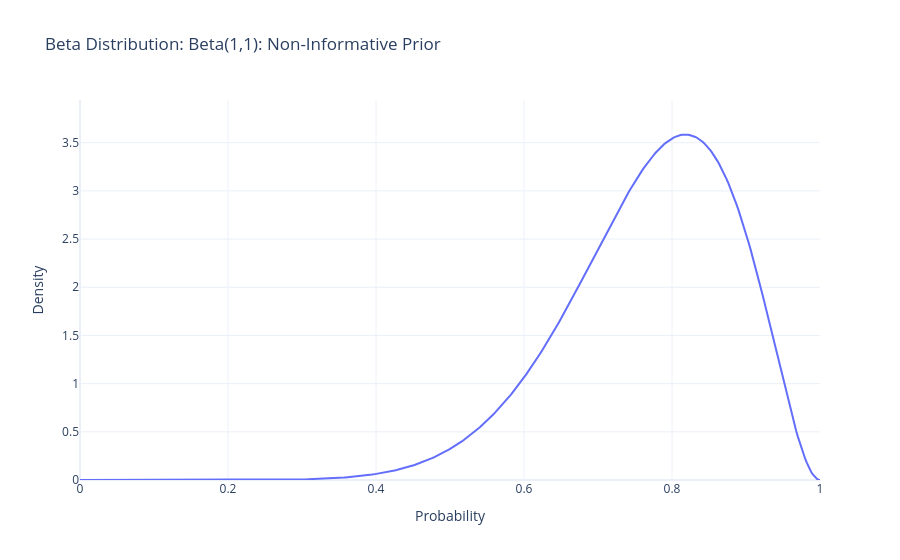

Notebook code for this chart:
### Code cell
alpha = 10
beta = 3

print(f"Prior: Beta({alpha}, {beta})")

mean = beta_mean(alpha, beta)
variance = beta_variance(alpha, beta)
ci = beta_ci(alpha, beta)

print(f"Mean               : {mean:.4f}")
print(f"Variance           : {variance:.4f}")
print(f"95% Credible Interval: ({ci[0]:.4f}, {ci[1]:.4f})")

try:
    mode = beta_mode(alpha, beta)
    print(f"Mode               : {mode:.4f}")
except ValueError as e:
    print(f"Mode               : Undefined ({e})")

fig = plot_beta(
    alpha=alpha,
    beta=beta,   # Use your actual parameter name here
    label="Beta(1,1): Non-Informative Prior"
)

fig.show()

### Figure 1 — Plotly figure (JSON) as saved in the notebook; plotly's stock layout.template omitted (floating-point values rounded to 4 significant figures; data arrays with more than 128 entries replaced by an {"elided": "..."} marker saying what was removed)
{"data": [{"mode": "lines", "name": "Beta(1,1): Non-Informative Prior", "type": "scatter", "x": {"elided": "500 float values"}, "y": {"elided": "500 float values"}}], "layout": {"title": {"text": "Beta Distribution: Beta(1,1): Non-Informative Prior"}, "xaxis": {"title": {"text": "Probability"}}, "yaxis": {"range": [0, 3.943], "title": {"text": "Density"}}}}
